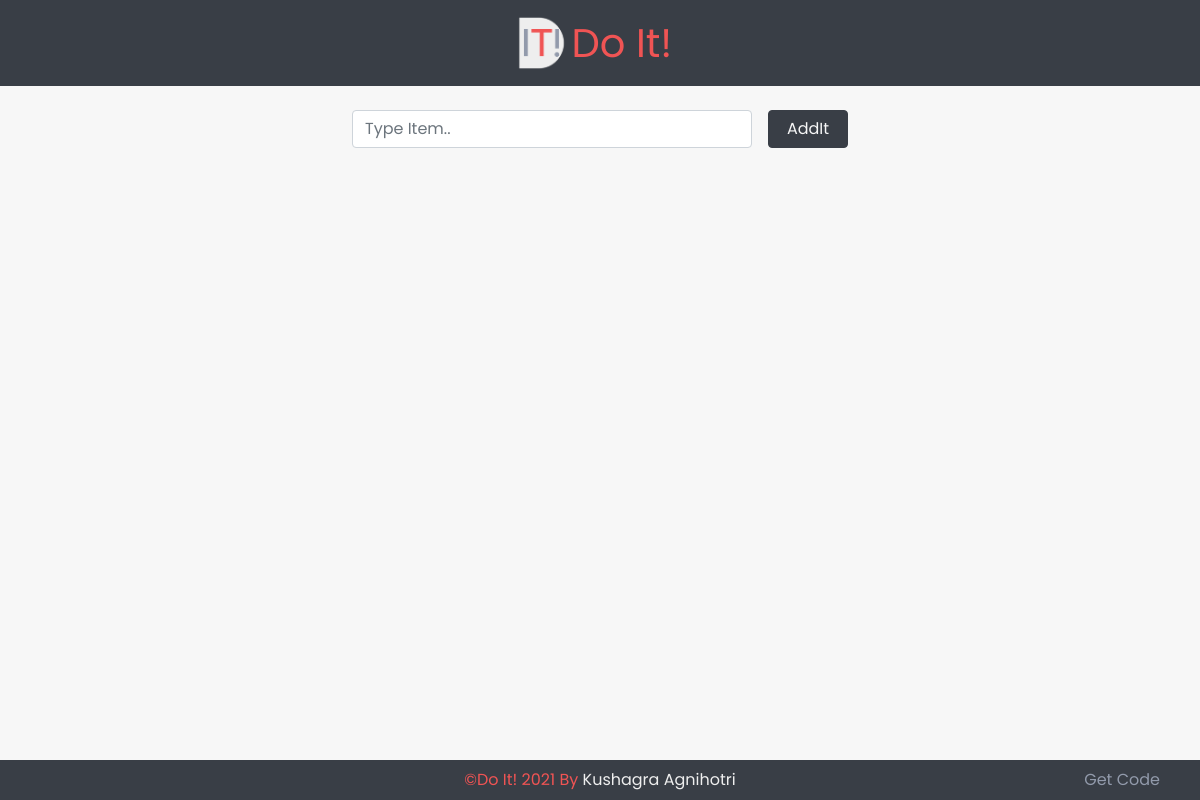
Before: / with the older database file.
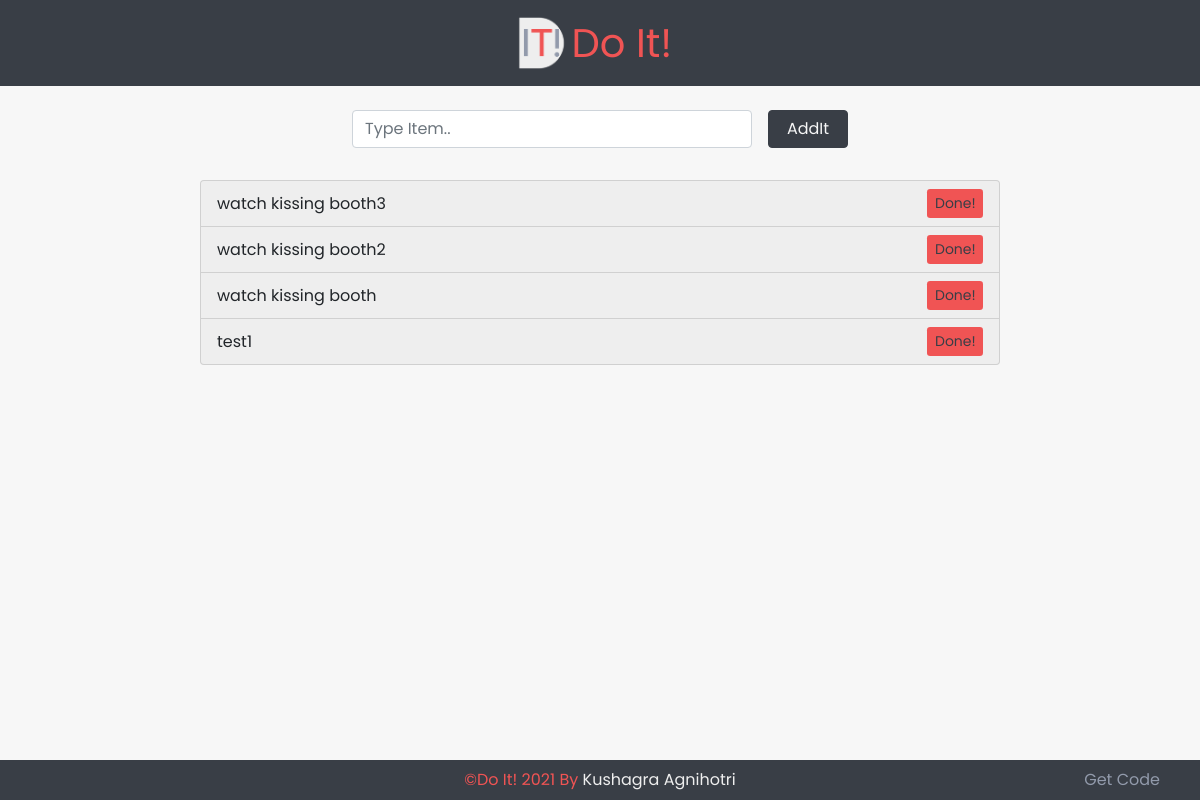
After: the same page with the newer database file.
### doit/models.py (models this page shows)
class Todo(models.Model):
  added_date = models.DateTimeField()
  text = models.CharField(max_length=200)

### doit/views.py (the view)
# urls.py: path('', views.home,name='home'),
def home(request):
  todo_items = Todo.objects.all().order_by("-added_date")
  return render(request,'doit/index.html',{
    "todo_items":todo_items
  })

### templates/doit/index.html (shortened to what this page needs)
{%extends "base.html"%} {%block content%}
<div class="container text-center">
  <div class="row m-4">
    <div class="col center">
      <form
        action="add_todo/"
        method="post"
        class="row row-cols-lg-auto g-3 align-items-center"
      >
        <div class="col5">
          <input
            type="text"
            class="form-control mb-2 enter"
            placeholder="Type Item.."
            name="todo"
          />
        </div>
        <div class="col12">
          <button type="submit" class="btn btn-primary mb-2">AddIt</button>
        </div>
      </form>
    </div>
  </div>
  <div class="row">
    <div class="col4">
      <ul class="list-group">
        {%for todo_item in todo_items%}
        <li class="list-group-item text-center">
          {{todo_item.text}}
          <div class="float-end">
            <form action="delete_todo/{{todo_item.id}}/" method="post">
              <button type="submit" class="btn btn-danger btn-sm">Done!</button>
            </form>
          </div>
        </li>
        {%endfor%}
      </ul>
    </div>
  </div>
</div>
{%endblock%}

### templates/base.html (shortened to what this page needs)
{% load static %}
<html lang="en">
  <head>
    <link
      href="https://cdn.jsdelivr.net/npm/bootstrap@5.1.0/dist/css/bootstrap.min.css"
      rel="stylesheet"
    />
    <link rel="stylesheet" href="{% static "css/style.css" %}">
  </head>
  <body>
    <nav class="navbar">
        <a class="navbar-brand" href="/">
        <img src="{% static "assets/logo/Do-It!-light.png"%}" alt="Do IT!" class="logo" >
        Do It!
        </a>
    </nav>
    {%block content%} {%endblock%}
    <footer>
  <div class="footer-copy">
    &copyDo It! 2021 By
    <a
      class="grey-text text-lighten-4"
      href="https://kushagra-aa.github.io/portfolio/"
       target="_blank">Kushagra Agnihotri</a
    >
  </div>
  <a class="rt sec" href="https://github.com/kushagra-aa/multlists" target="_blank">Get Code</a>
</footer>
  </body>
</html>

### static/css/style.css (style rules this page uses)
* { padding: 0px; margin: 0px; color: var(--primary3); font-family: "Poppins", sans-serif !important ; }
body { height: 100vh !important; background: var(--primary1) !important; }
nav { display: flex !important; flex-direction: row !important; align-items: center !important; justify-content: center !important; background: var(--primary3) !important; }
.logo { height: 3.5rem; }
.navbar-brand { display: flex; flex-direction: row; align-items: center; color: var(--accent) !important; font-size: 2.5rem; }
.center { display: flex !important; align-items: center !important; justify-content: center; }
.enter { width: 25rem !important; }
.btn-primary { background: var(--primary3); color: var(--primary1); width: 5rem; border: none; border: 1px solid var(--primary3); }
ul { display: flex; justify-content: center; align-items: center; }
.list-group-item { background: var(--primary2); width: 50rem; display: flex; align-items: center; justify-content: space-between; }
.btn-danger { background: var(--accent); color: var(--primary3); width: 3.5rem; border: none; }
footer { position: fixed; bottom: 0px; width: 100% !important; padding: 0.5rem; display: flex; align-items: center; justify-content: center; background: var(--primary3) !important; color: var(--accent) !important; }
.footer-copy { color: var(--accent); }
.rt { position: absolute; right: 40px; }
.sec { color: var(--secondary) !important; transition: all 0.3s ease-in-out; }
footer a { text-decoration: none !important; }
.grey-text { color: var(--primary2); }

### static/css/colors.css (style rules this page uses)
:root { --primary1: #f7f7f7; --primary2: #eeeeee; --primary3: #393e46; --secondary: #929aab; --accent: #f05454; }

Changed rows visible on the page:
added Todo: text "watch kissing booth3"
added Todo: text "watch kissing booth2"
added Todo: text "watch kissing booth"
added Todo: text "test1"
